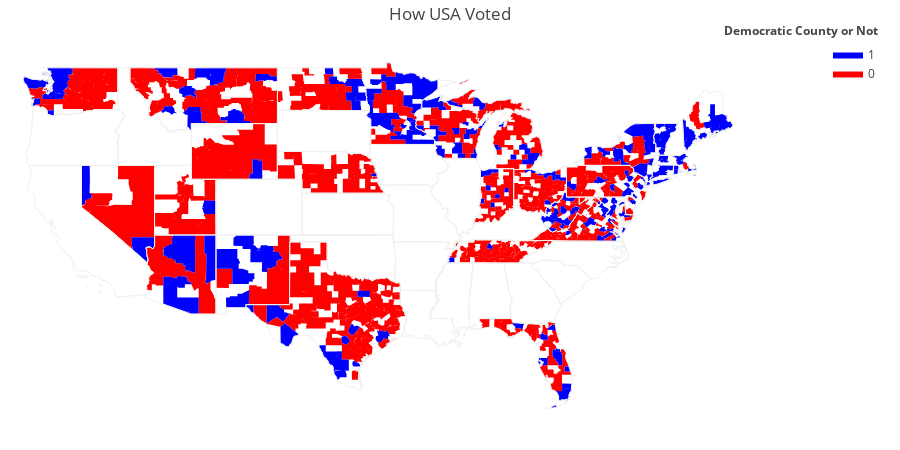

Source (notebook cell):
### Markdown cell above
### Task 10 : Create choropleth map for the counties

### Code cell
fips = merged_data['FIPS']
values = merged_data['Party']
fig = ff.create_choropleth(fips=fips, values=values,colorscale=['red','blue'],title='How USA Voted',legend_title='Democratic County or Not')
fig.layout.template = None
fig.show()
